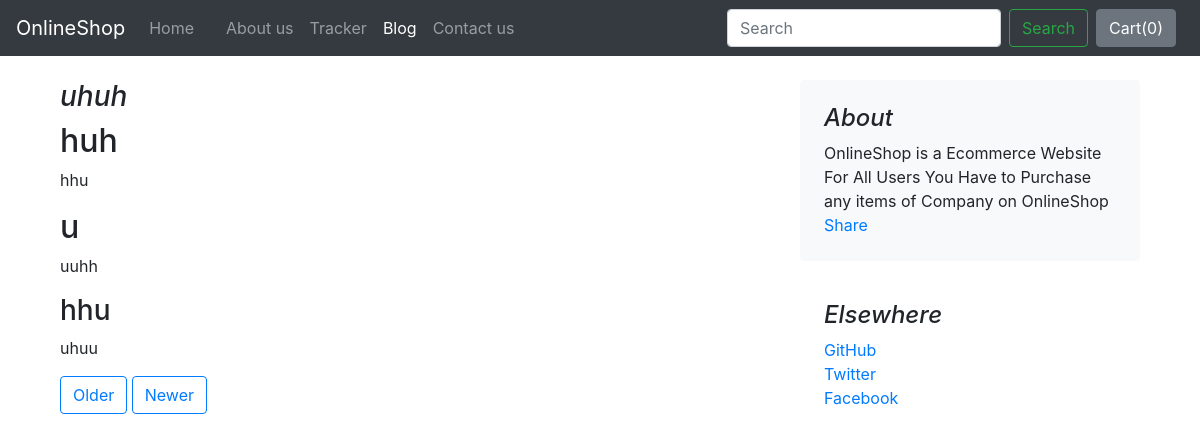
/blog/blogPost/1, run on the app's committed database.
### blog/models.py (models this page shows)
class Blog_post(models.Model):
    post_id = models.AutoField(primary_key=True)
    title = models.CharField(max_length=50)
    b_head0 = models.CharField(max_length=500,default="")
    b_chead0 = models.CharField(max_length=5000,default="")
    b_head1 = models.CharField(max_length=500,default="")
    b_chead1 = models.CharField(max_length=5000,default="")
    b_head2 = models.CharField(max_length=500,default="")
    b_chead2 = models.CharField(max_length=5000,default="")
    pub_date = models.DateField()
    thumbnail = models.ImageField(upload_to='blog/images',default="")
    def __str__(self):
        return self.title

### blog/views.py (the view)
# urls.py: path("blogPost/<int:id>",views.blogPost,name="blogPost")
def blogPost(request,id):
    post = Blog_post.objects.filter(post_id=id)[0]
    print("post",post)
    print("id-",id)
    next_n = id + 1
    prev_p = id - 1
    if prev_p == 0:
        prev_p = 1
        return render(request,'blog/blogpost.html',{'post':post,'next':next_n,'prev':prev_p})
    if next_n == 4:
        next_n = 3
        print("yes its equal")
        return render(request,'blog/blogpost.html',{'post':post,'next':next_n,'prev':prev_p})
    return render(request,'blog/blogpost.html',{'post':post,'next':next_n,'prev':prev_p})

### blog/templates/blog/blogpost.html (shortened to what this page needs)
{% extends 'blog/basic.html' %}
{% block Blogactive %} active {% endblock Blogactive %}
{% block body %}
<div class="container">
    <main role="main" class="container">
        <div class="row my-4">
            <div class="col-md-8 blog-main">
                <b><h3 class="font-italic"></b>
                    {{post.title}}
                <div class="blog-post">
                    <h2 class="blog-post-title">{{post.b_head0}}</h2>
                    <p>{{post.b_chead0}}</p>
                    <h2>{{post.b_head1}}</h2>
                    <p>{{post.b_chead1}}</p>
                    <h3>{{post.b_head2}}</h3>
                    <p>{{post.b_chead2}}</p>
                </div>
                <nav class="blog-pagination">
                    <a class="btn btn-outline-primary" href="{{prev}}">Older</a>
                    <a class="btn btn-outline-primary" href="{{next}}">Newer</a>
                </nav>
            </div>
            <aside class="col-md-4 blog-sidebar">
                <div class="p-4 mb-3 bg-light rounded">
                    <h4 class="font-italic">About</h4>
                    <p class="mb-0">OnlineShop is a Ecommerce Website For All Users You Have to Purchase any items of
                        Company on OnlineShop</p>
                        <div class="fb-share-button" data-href="http://127.0.0.1:8000/blog/blogPost/{{post.post_id}}" data-layout="button_count" data-size="large"><a target="_blank" href="https://www.facebook.com/sharer/sharer.php?u=http%3A%2F%2F127.0.0.1%3A8000%2Fblog%2FblogPost%2F3&amp;src=sdkpreparse" class="fb-xfbml-parse-ignore">Share</a></div>
                </div>
                <div class="p-4">
                    <h4 class="font-italic">Elsewhere</h4>
                    <ol class="list-unstyled">
                        <li><a href="#">GitHub</a></li>
                        <li><a href="#">Twitter</a></li>
                        <li><a href="#">Facebook</a></li>
                    </ol>
                </div>
            </aside>
        </div>
    </main>
</div>
{% endblock %}

### data on the page
Blog_post: title "uhuh", b_head0 "huh", b_chead0 "hhu", b_head1 "u", b_chead1 "uuhh", b_head2 "hhu", b_chead2 "uhuu"
